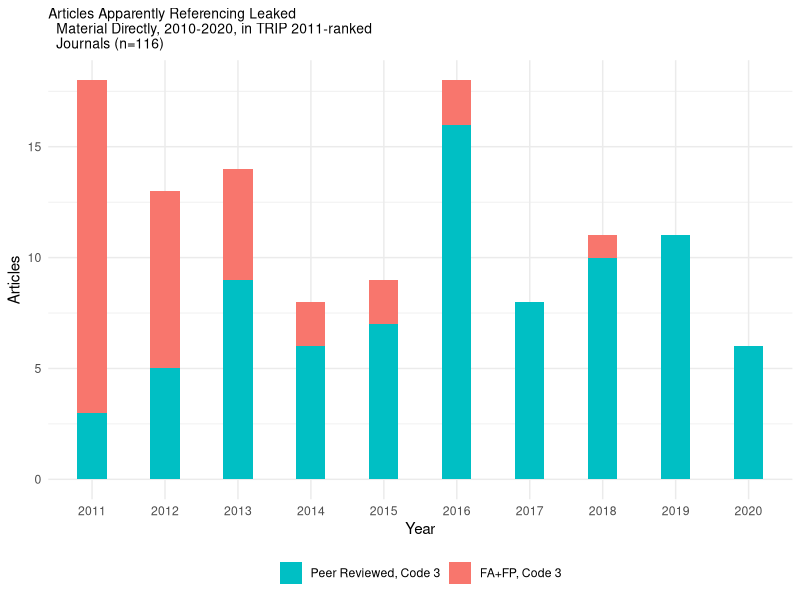
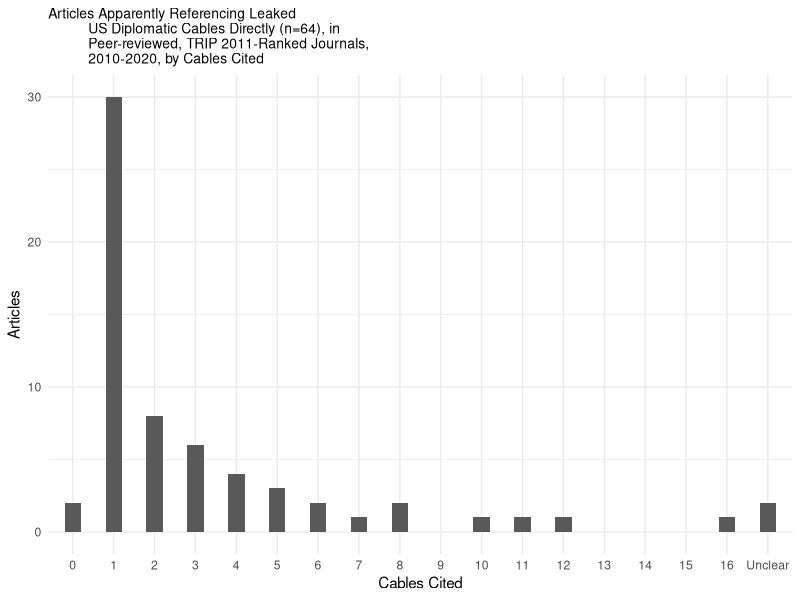

R code for these plots, in order:
#### Preamble ####
# Purpose: Replicated graphs from... [...UPDATE THIS...]
# Author: Rohan Alexander [...UPDATE THIS...]
# Date: 11 February 2023 [...UPDATE THIS...]
# Contact: rohan.alexander@utoronto.ca [...UPDATE THIS...]
# License: MIT
# Pre-requisites: [...UPDATE THIS...]
# Any other information needed? [...UPDATE THIS...]


#### Workspace setup ####
library(tidyverse)


#### Load data ####
raw_publication_data <- read_csv("data/raw_data/raw_data.csv", show_col_types = FALSE)


#### Clean data ####

# Isolate publication data
publication_data <- raw_publication_data[c(119:685), c(0:21)]

# Convert top row to column names
# Uses stackoverflow query answer: https://stackoverflow.com/a/57531480
names(publication_data) <- 
  publication_data |>
  slice(1) |>
  unlist()
publication_data <- publication_data |> slice(-1)


# Make journal name key
journal_names <- raw_publication_data[c(24:43), c(16,17)]

journal_names <- 
  journal_names |>
  rename(name = ...16 , shortform = ...17)


# Graph 1

# Isolate year, code, journal, and peer-reviewed status (0 for Foreign Policy 
# and Foreign Affairs, 1 for all others.) 
leak_references <-
  publication_data |>
  select(`Year`, `C`, `J`, `PEER`) 

# Filter out all non code 3 rows (using leaked sources directly)
leak_references <- 
  filter(leak_references, `C` == "3")

# Construct Graph 
leak_references |> 
  ggplot(aes(x= `Year`, fill = (`PEER` == 1))) +
  geom_bar(width = .4) +
  theme_minimal() +
  labs(x = "Year", y = "Articles") +
  theme(legend.title = element_blank()) +
  theme(legend.position = "bottom") +
  ggtitle("Articles Apparently Referencing Leaked 
  Material Directly, 2010-2020, in TRIP 2011-ranked 
  Journals (n=116)") +
  theme(plot.title = element_text(size=10)) +
  scale_fill_discrete(labels = c("FA+FP, Code 3", "Peer Reviewed, Code 3"))+
  guides(fill = guide_legend(reverse = TRUE))


# Graph 2 

# Select only number of cables cited
cables_cited <-
  publication_data |>
  select(`NUM CABLES`) 

# Convert "??" to -1 
cables_cited$`NUM CABLES`[cables_cited$`NUM CABLES` == "??"] <- "-1"

# Covert all entries to numbers
cables_cited$`NUM CABLES` <- as.numeric(cables_cited$`NUM CABLES`)

# Omit all N/A articles
cables_cited <- 
  cables_cited |> na.omit(cables_cited)

# Make counts for each cable number 
cables_cited<- 
  cables_cited |> count(`NUM CABLES`, .drop = FALSE)

cables_cited <- cables_cited |> 
  add_row("NUM CABLES" = 9, n = 0, .after = 10) |>
  add_row("NUM CABLES" = 13, n = 0, .after = 14) |>
  add_row("NUM CABLES" = 14, n = 0, .after = 15) |>
  add_row("NUM CABLES" = 15, n = 0, .after = 16)
  
cables_cited

# Make column for combined cables cited 
cables_cited <-
  cables_cited |>
  mutate(combined_cables = `NUM CABLES` * n)

# Covert all entries to numbers and change -1 back to ?? or "Unclear"
cables_cited$`NUM CABLES` <- as.character(cables_cited$`NUM CABLES`)
cables_cited$`NUM CABLES`[cables_cited$`NUM CABLES` == "-1"] <- "Unclear"
cables_cited$`combined_cables`[cables_cited$`combined_cables` == -2] <- 2

# Reorder 
cables_cited <- cables_cited |>
  slice(2:18, 1)


# Construct Graph 
cables_cited |> 
  ggplot(aes(x= reorder(`NUM CABLES`, 1:18), y = n)) +
  geom_bar(stat = "identity", width = .4) +
  theme_minimal() +
  labs(x = "Cables Cited", y = "Articles") +
  ggtitle("Articles Apparently Referencing Leaked 
          US Diplomatic Cables Directly (n=64), in 
          Peer-reviewed, TRIP 2011-Ranked Journals, 
          2010-2020, by Cables Cited") +
  theme(plot.title = element_text(size=10))






